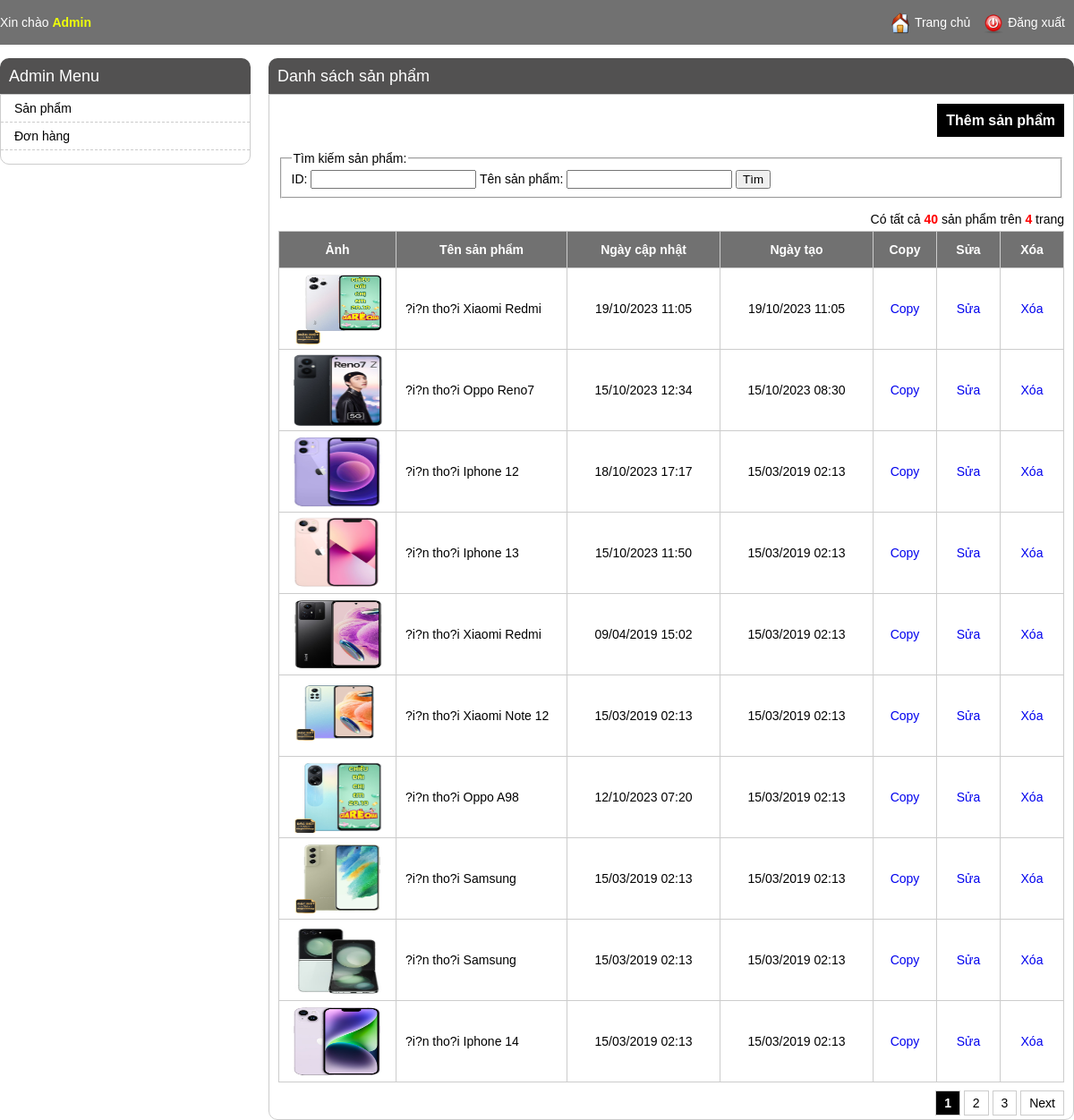
/admin/product_listing.php (signed in), run on the app's committed database.
### tables this page shows
CREATE TABLE IF NOT EXISTS `product` (
  `id` int(11) NOT NULL AUTO_INCREMENT,
  `name` varchar(255) NOT NULL,
  `image` varchar(255) DEFAULT NULL,
  `price` float NOT NULL,
  `quantity` int(11) NOT NULL,
  `content` text NOT NULL,
  `created_time` int(11) NOT NULL,
  `last_updated` int(11) NOT NULL,
  `category` varchar(244) NOT NULL,
  PRIMARY KEY (`id`)
);

### admin/product_listing.php (the view, shortened to what this page needs)
<?php
include 'header.php';
$config_name = "product";
$config_title = "sản phẩm";
if (!empty($_SESSION['current_user'])) {
    $item_per_page = (!empty($_GET['per_page'])) ? $_GET['per_page'] : 10;
    $current_page = (!empty($_GET['page'])) ? $_GET['page'] : 1;
    $offset = ($current_page - 1) * $item_per_page;
    if(!empty($where)){
        $totalRecords = mysqli_query($con, "SELECT * FROM `product` where (".$where.")");
    }else{
        $totalRecords = mysqli_query($con, "SELECT * FROM `product`");
    }
    $totalRecords = $totalRecords->num_rows;
    $totalPages = ceil($totalRecords / $item_per_page);
    if(!empty($where)){
        $products = mysqli_query($con, "SELECT * FROM `product` where (".$where.") ORDER BY `id` DESC LIMIT " . $item_per_page . " OFFSET " . $offset);
    }else{
        $products = mysqli_query($con, "SELECT * FROM `product` ORDER BY `id` DESC LIMIT " . $item_per_page . " OFFSET " . $offset);
    }
    ?>
    <div class="main-content">
        <h1>Danh sách <?=$config_title?></h1>
        <div class="listing-items">
            <div class="buttons">
                <a href="./<?=$config_name?>_editing.php">Thêm <?=$config_title?></a>
            </div>
            <div class="listing-search">
                <form id="<?=$config_name?>-search-form" action="<?=$config_name?>_listing.php?action=search" method="POST">
                    <fieldset>
                        <legend>Tìm kiếm <?=$config_title?>:</legend>
                        ID: <input type="text" name="id" value="<?=!empty($id)?$id:""?>" />
                        Tên <?=$config_title?>: <input type="text" name="name" value="<?=!empty($name)?$name:""?>" />
                        <input type="submit" value="Tìm" />
                    </fieldset>
                </form>
            </div>
            <div class="total-items">
                <span>Có tất cả <strong><?=$totalRecords?></strong> <?=$config_title?> trên <strong><?=$totalPages?></strong> trang</span>
            </div>
            <ul>
                <li class="listing-item-heading">
                    <div class="listing-prop listing-img">Ảnh</div>
                    <div class="listing-prop listing-name">Tên <?=$config_title?></div>
                    <div class="listing-prop listing-button">
                        Xóa
                    </div>
                    <div class="listing-prop listing-button">
                        Sửa
                    </div>
                    <div class="listing-prop listing-button">
                        Copy
                    </div>
                    <div class="listing-prop listing-time">Ngày tạo</div>
                    <div class="listing-prop listing-time">Ngày cập nhật</div>
                </li>
                <?php
                while ($row = mysqli_fetch_array($products)) {
                    ?>
                    <li>
                        <div class="listing-prop listing-img"><img src="../<?= $row['image'] ?>" alt="<?= $row['name'] ?>" title="<?= $row['name'] ?>" /></div>
                        <div class="listing-prop listing-name"><?= $row['name'] ?></div>
                        <div class="listing-prop listing-button">
                            <a href="./product_delete.php?id=<?= $row['id'] ?>">Xóa</a>
                        </div>
                        <div class="listing-prop listing-button">
                            <a href="./product_editing.php?id=<?= $row['id'] ?>">Sửa</a>
                        </div>
                        <div class="listing-prop listing-button">
                            <a href="./product_editing.php?id=<?= $row['id'] ?>&task=copy">Copy</a>
                        </div>
                        <div class="listing-prop listing-time"><?= date('d/m/Y H:i', $row['created_time']) ?></div>
                        <div class="listing-prop listing-time"><?= date('d/m/Y H:i', $row['last_updated']) ?></div>
                    </li>
                <?php } ?>
            </ul>
            <?php
            include './pagination.php';
            ?>
        </div>
    </div>
    <?php
}
?>

### css/admin_style.css (style rules this page uses)
body { font-family: arial; padding: 0; margin: 0; font-size: 14px; }
h1 { text-align: center; }
.listing-items { padding: 10px; border: 1px solid #ccc; border-radius: 0 0 10px 10px; }
.listing-items ul { padding: 0; margin: 0; }
.listing-prop { float: right; border-left: 1px solid #ccc; line-height: 90px; padding: 0 10px; }
.listing-img { width: 110px; height: 90px; float: left; }
.listing-img img { width: 100px; padding: 5px; height: 80px; }
.listing-name { padding-left: 10px; border-right: 0; float: left; width: 170px; max-height: 90px; overflow: hidden; }
.listing-button { float: right; border-left: 1px solid #ccc; border-right: 0; padding: 0 10px; width: 50px; text-align: center; }
.listing-items ul li { list-style: none; border: 1px solid #ccc; border-top: 0; border-left: 0; }
.listing-items ul li:first-child { border-top: 1px solid #ccc; }
.listing-time { width: 150px; text-align: center; }
.listing-item-heading { text-align: center; font-weight: bold; }
.listing-item-heading .listing-prop { height: 40px; line-height: 40px; background: #717171; color: #FFF; }
.buttons { text-align: right; font-weight: bold; font-size: 16px; margin-bottom: 15px; line-height: 38px; }
.buttons a { color: #FFF; padding: 10px; background: #000; }
a { text-decoration: none; }
.main-content { float: left; width: 900px; margin-left: 20px; }
.main-content h1 { margin: 0; text-align: left; background: #525151; color: #fff; font-size: 18px; font-weight: normal; line-height: 40px; border-radius: 10px 10px 0 0; padding: 0 10px; }
.listing-search { margin-bottom: 15px; }
.total-items { margin-bottom: 5px; text-align: right; }
.total-items strong { color: red; }

### data on the page
product: image (picture), name "?i?n tho?i Xiaomi Redmi…", created_time "19/10/2023 11:05", last_updated "19/10/2023 11:05"
product: image (picture), name "?i?n tho?i Oppo Reno7", created_time "15/10/2023 08:30", last_updated "15/10/2023 12:34"
product: image (picture), name "?i?n tho?i Iphone 12", created_time "15/03/2019 02:13", last_updated "18/10/2023 17:17"
product: image (picture), name "?i?n tho?i Iphone 13", created_time "15/03/2019 02:13", last_updated "15/10/2023 11:50"
product: image (picture), name "?i?n tho?i Xiaomi Redmi…", created_time "15/03/2019 02:13", last_updated "09/04/2019 15:02"
product: image (picture), name "?i?n tho?i Xiaomi Note 12…", created_time "15/03/2019 02:13", last_updated "15/03/2019 02:13"
product: image (picture), name "?i?n tho?i Oppo A98", created_time "15/03/2019 02:13", last_updated "12/10/2023 07:20"
product: image (picture), name "?i?n tho?i Samsung…", created_time "15/03/2019 02:13", last_updated "15/03/2019 02:13"
product: image (picture), name "?i?n tho?i Samsung…", created_time "15/03/2019 02:13", last_updated "15/03/2019 02:13"
product: image (picture), name "?i?n tho?i Iphone 14", created_time "15/03/2019 02:13", last_updated "15/03/2019 02:13"

### other printed values
$config_title "sản phẩm"
$totalRecords "40"
$totalPages "4"
